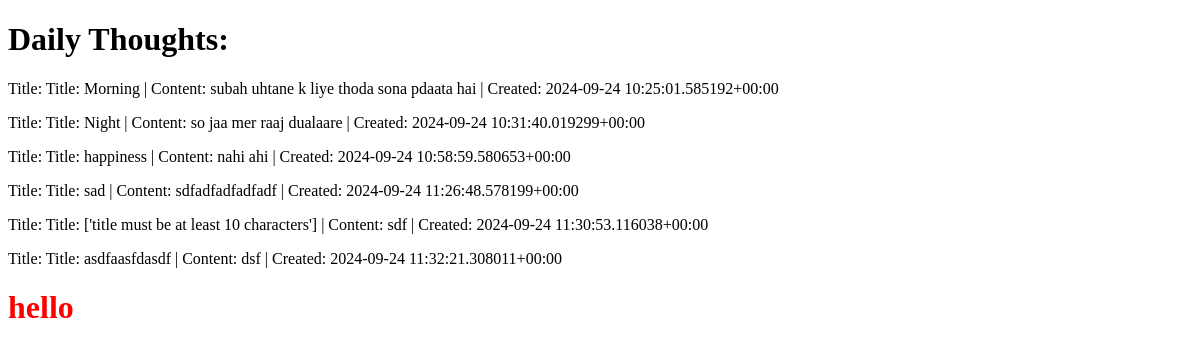
/myapp/, run on an earlier commit of the app's database.
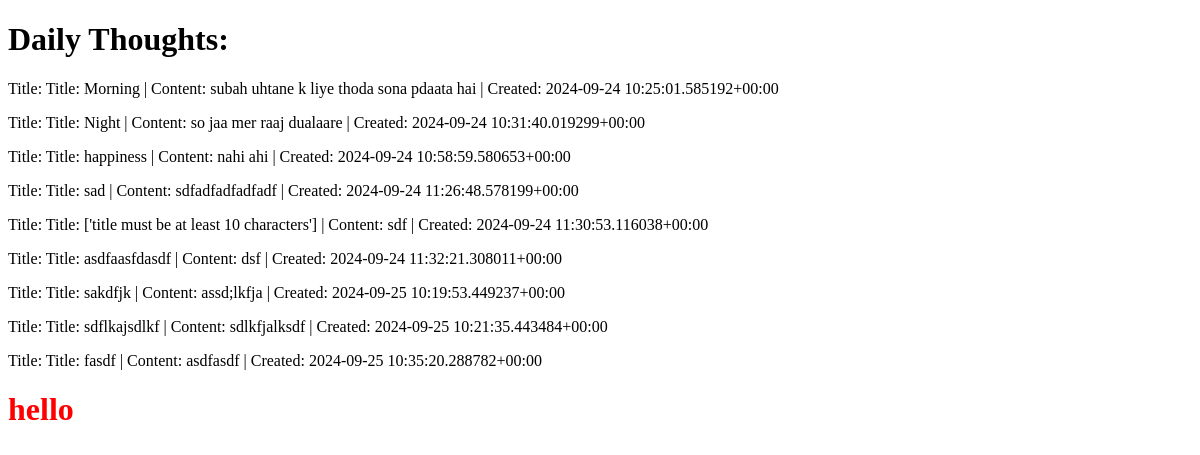
And on a later commit of the database.
### app1/models.py (models this page shows)
class DailyThoughts(models.Model):
    title = models.CharField(max_length=100)
    content = models.CharField(max_length=1000)
    created_at = models.DateTimeField(auto_now_add=True)
    def get_full_content(self):
        return f"Title: {self.title}  |  Content: {self.content} | Created: {self.created_at}"

### app1/views.py (the view)
# urls.py: 2. Add a URL to urlpatterns:  path('', views.home, name='home')
def home(req):
    all_thoughts = models.DailyThoughts.objects.all()  #-> QuerySet
    name = "shubham"
    return render(req, 'home.html' , context = {"thoughts": all_thoughts} )  #-> HttpResponse

### templates/home.html (shortened to what this page needs)
<!DOCTYPE html>
<html lang="en">
<head>
</head>
<body>
    <h1>Daily Thoughts: </h1>
    {% for i in thoughts %}
        <p>Title:  {{ i.get_full_content }}</p>
    {% endfor %}
    <h1 style="color:red">hello   {{ MyName }} </h1>
</body>
</html>

What changed in the data, as far as the page shows it:
added DailyThoughts: get_full_content "Title: sakdfjk | Content: assd;lkfja | Created: 2024-09-25 10:19:53.449237+00:00"
added DailyThoughts: get_full_content "Title: sdflkajsdlkf | Content: sdlkfjalksdf | Created: 2024-09-25 10:21:35.443484+00:00"
added DailyThoughts: get_full_content "Title: fasdf | Content: asdfasdf | Created: 2024-09-25 10:35:20.288782+00:00"
